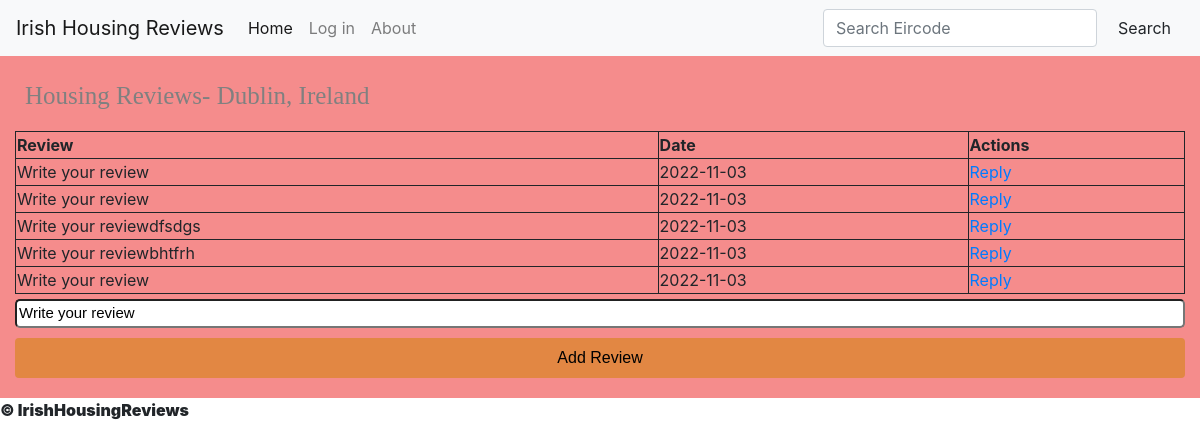
The page / on the database its author committed.
### app.py (models this page shows, shortened)
class Review(db.Model):
    review_id = db.Column(db.Integer, primary_key=True)
    review_text= db.Column(db.String(), nullable=False)
    review_time = db.Column(db.DateTime, default=datetime.utcnow)

### app.py (the view)
@app.route('/', methods=['POST','GET'])
def index():
    if request.method == 'POST':
        review_text =request.form['review_text']
        new_review = Review(review_text= review_text)
        try:
            db.session.add(new_review)
            db.session.commit()
            return 'added'
        except:
            return 'Error'
    else:
        reviews=Review.query.order_by(Review.review_time).all()
        return render_template('index.html', reviews = reviews)

### templates/index.html (shortened to what this page needs)
{% extends 'base.html' %}
{% block body %}
    <nav  class="navbar navbar-expand-lg navbar-light bg-light">
        <div class="collapse navbar-collapse" id="navbarTogglerDemo01">
          <a class="navbar-brand" href="#">Irish Housing Reviews    </a>
          <ul class="navbar-nav mr-auto mt-2 mt-lg-0">
            <li class="nav-item active">
              <a class="nav-link" href="/">Home <span class="sr-only">(current)</span></a>
            </li>
            <li class="nav-item">
              <a class="nav-link" id="myBtn">Log in</a>
            </li>
            <li class="nav-item">
              <a class="nav-link" href="#">About</a>
            </li>
          </ul>
          <form class="form-inline my-2 my-lg-0">
            <input class="form-control mr-sm-2" type="search" placeholder="Search Eircode" aria-label="Search">
            <button class="btn btn-light my-2 my-sm-0" type="submit">Search</button>
          </form>
        </div>
      </nav>
    <main>
                    <h1 id="h1-home">Housing Reviews- Dublin, Ireland</h1>
                        <table>
                            <tr>
                               <th>Review</th>
                                <th>Date</th>
                                <th>Actions</th>
                            </tr>
                            {% for review in reviews %}
                            <tr>
                                <td>{{review.review_text}}</td>
                                <td>{{review.review_time.date()}}</td>
                                <td>
                                        <a href="">Reply</a>
                                </td>
                            </tr>
                            {% endfor %}
                        </table>
                        <form action="/" method="POST">
                            <input type="text" name="review_text" id="review_text" value="Write your review">
                            <input type="submit" value="Add Review">
                        </form>
    </main>
{% endblock %}

### templates/base.html (shortened to what this page needs)
<!DOCTYPE html>
<html>
	<head>
<link rel="stylesheet" href="https://cdn.jsdelivr.net/npm/bootstrap@4.3.1/dist/css/bootstrap.min.css">
        <link rel="stylesheet" href="https://pro.fontawesome.com/releases/v5.10.0/css/all.css"/>
		<link rel="stylesheet" href="https://cdnjs.cloudflare.com/ajax/libs/font-awesome/4.7.0/css/font-awesome.min.css">
		<link rel="stylesheet" href="{{ url_for('static', filename='css/main.css') }}">
	</head>
    <div class="wrapper">
	    <body>
        {% block body %}{% endblock %}
        </body>
            <footer >
                <div class=footer-inner>
                    <span class="bold">&copy; IrishHousingReviews</span>
                </div>
            </footer>
    </div>
</html>

### static/css/main.css (style rules this page uses)
* { margin: 0 }
* { box-sizing: border-box; }
html, body { height: 100%; }
main { float: left; padding: 15px; min-width: 100%; background-color: rgb(245, 140, 140); }
.bold { font-weight: 900; }
.footer-inner { float: left; width: 25%; height: 100%; display: block; margin: 20px 50px 10px 60px; }
h1 { float: left; font-size: 25px; color: grey; width: 100%; height: 40px; font-family: 'Playfair Display SC', serif; margin: 10px; }
input[type=text], input[type=email] { float: left; width: 100%; height: auto; margin: 5px 0px 5px 0px; font-size: 15px; border-radius: 5px; font-family: 'Hind Siliguri', sans-serif; }
input[type=submit] { float: left; width: 100%; height: 40px; background: #e28743; border: none; border-radius: 4px; margin: 5px 0px 5px 0px; cursor: pointer; font-family: 'Hind Siliguri', sans-serif; }
@media only screen and (max-width: 1200px) { .footer-inner { margin: 0px; font-size: 16px; } }
table, th, td { border: 1px solid; }
table { width: 100% }

### rows shown on the page
Review: review_text "Write your review", review_time "2022-11-03"
Review: review_text "Write your review", review_time "2022-11-03"
Review: review_text "Write your reviewdfsdgs", review_time "2022-11-03"
Review: review_text "Write your reviewbhtfrh", review_time "2022-11-03"
Review: review_text "Write your review", review_time "2022-11-03"
